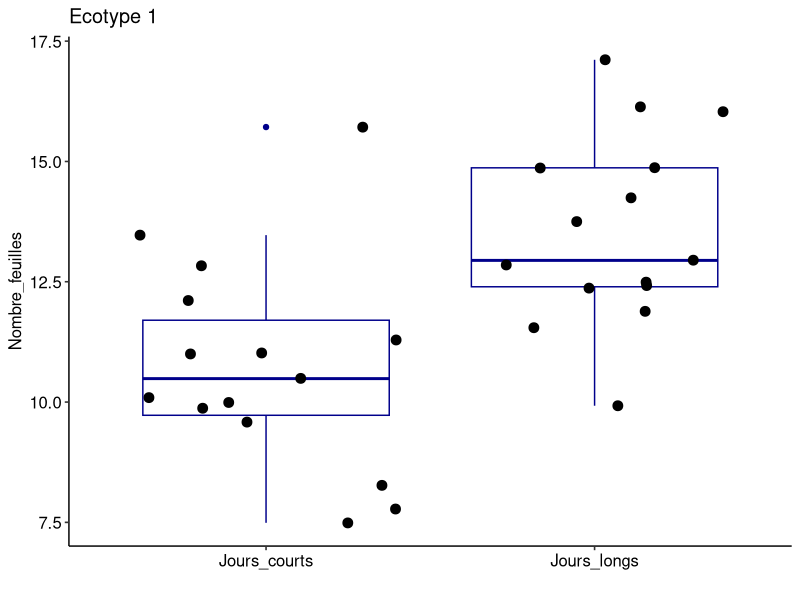
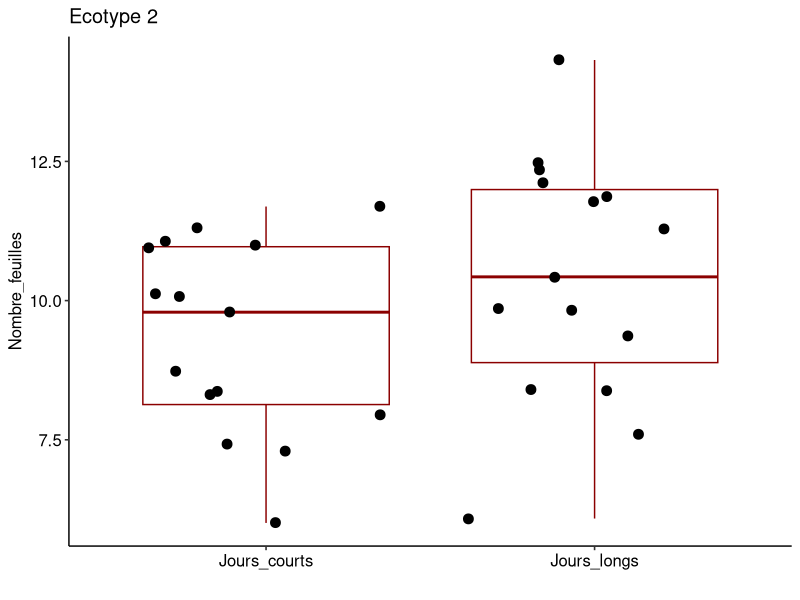
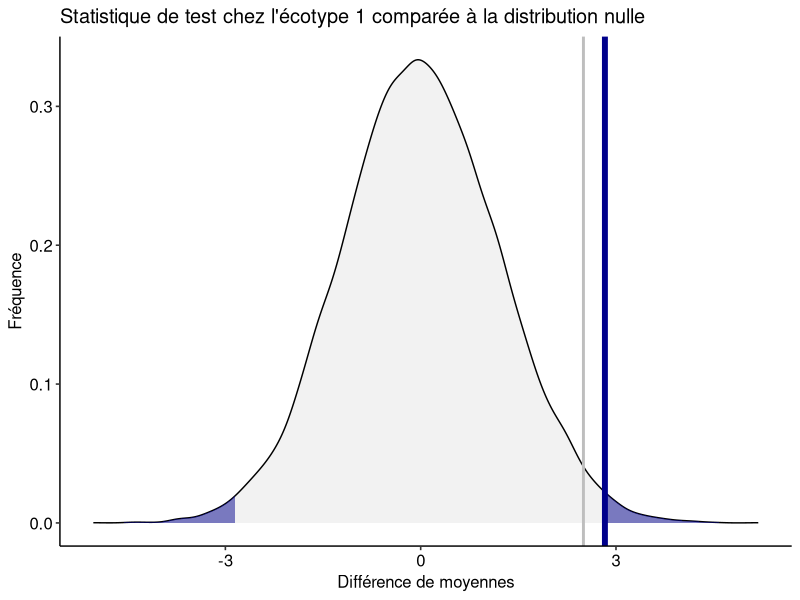
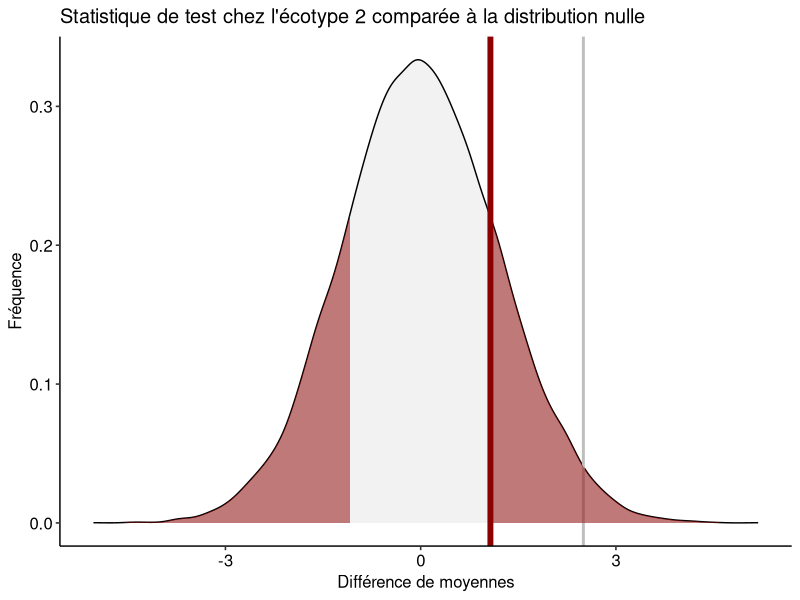
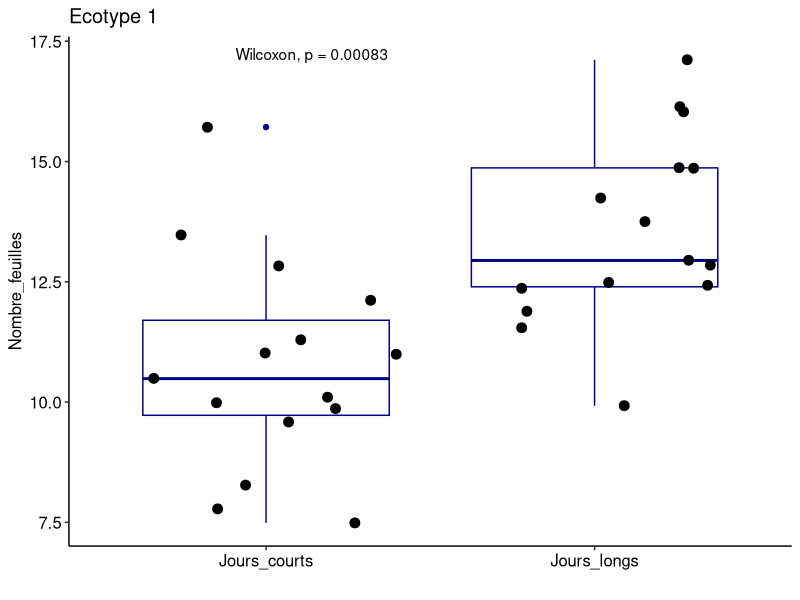
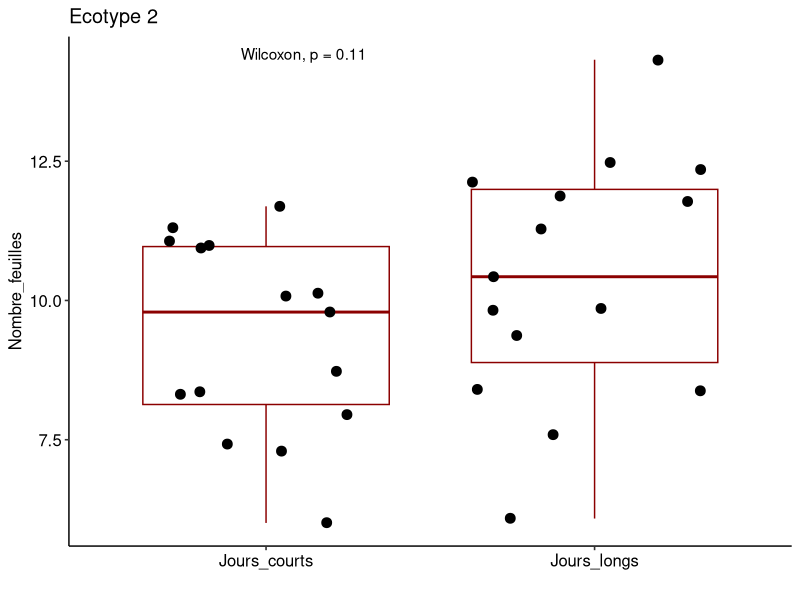
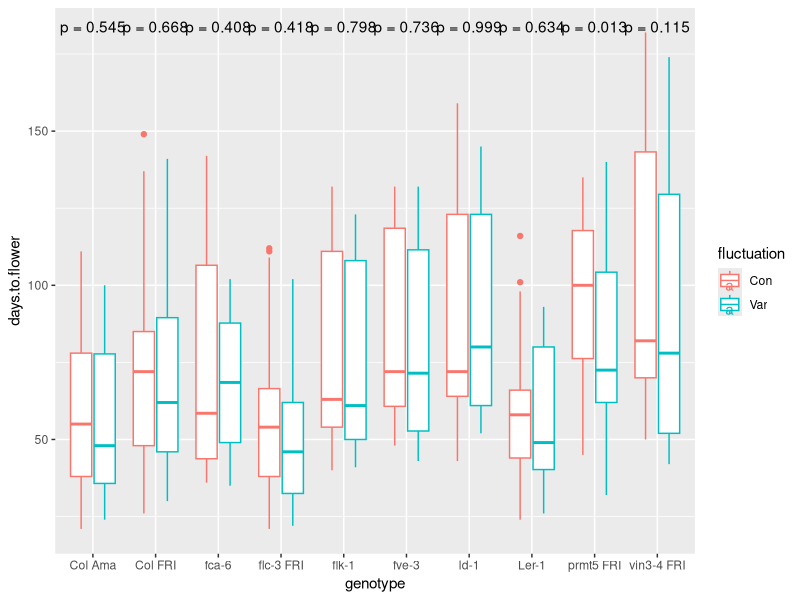
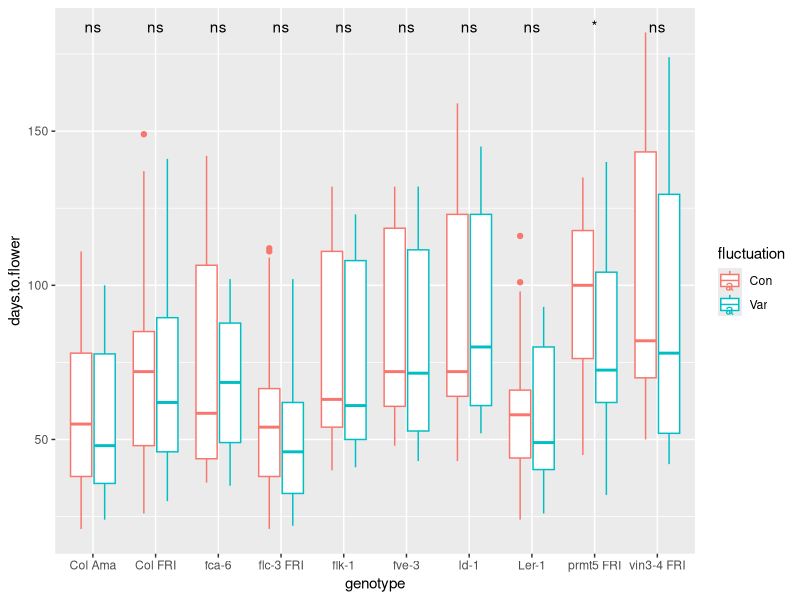

The R script that drew these images, in order:
## ---- chunk 1
knitr::opts_chunk$set(echo = TRUE)
## ---- chunk 2
library(tidyverse)
## ---- chunk 3
expt1 <- read_tsv("../data/burghardt_et_al_2015_expt1.txt")
## ---- chunk 4
library(ggpubr)
## ---- chunk 5
set.seed(116)
N <- 15
biomasse <- data.frame(Jours_courts = rnorm(n = N, mean = 10, sd = 2),
                       Jours_longs = rnorm(n = N, mean = 14, sd = 2)) %>%
  pivot_longer(c(Jours_courts, Jours_longs), names_to = "Traitement", values_to = "Nombre_feuilles")

ggplot(biomasse, aes(x=Traitement, y=Nombre_feuilles)) + 
  geom_boxplot(color="darkblue") + xlab("")+
  geom_jitter(size=3)+theme_pubr() + ggtitle("Ecotype 1")

biomasse_no_effect <- data.frame(Jours_courts = rnorm(n = N, mean = 10, sd = 2),
                       Jours_longs = rnorm(n = N, mean = 10, sd = 2)) %>%
  pivot_longer(c(Jours_courts, Jours_longs), names_to = "Traitement", values_to = "Nombre_feuilles")

ggplot(biomasse_no_effect, aes(x=Traitement, y=Nombre_feuilles)) + 
  geom_boxplot(color="darkred") + 
  geom_jitter(size=3)+xlab("")+
  theme_pubr()+ ggtitle("Ecotype 2")
## ---- chunk 6
observed_effect <- mean(biomasse[biomasse$Traitement=="Jours_longs",]$Nombre_feuilles - biomasse[biomasse$Traitement!="Jours_longs", ]$Nombre_feuilles)
observed_no_effect <- mean(biomasse_no_effect[biomasse_no_effect$Traitement=="Jours_longs",]$Nombre_feuilles - biomasse_no_effect[biomasse_no_effect$Traitement!="Jours_longs", ]$Nombre_feuilles)

h0 <- rnorm(n=20000, mean=0, sd=1.2)
df <- data.frame(h0)

density <- ggplot(data = df, aes(x=h0)) + geom_density(fill="grey", alpha = 0.2) + 
  theme_pubr() + xlab("Différence de moyennes") +ylab("Fréquence") +
  geom_vline(xintercept = observed_effect, color="darkblue", size=2)+ 
  geom_vline(xintercept = 2.5, color="grey", size=1)+ 
  ggtitle("Statistique de test chez l'écotype 1 comparée à la distribution nulle")

d <- ggplot_build(density)$data[[1]]
density + 
  geom_area(data = subset(d, x>observed_effect), aes(x=x, y=y), fill = "darkblue", alpha = 0.5)+
  geom_area(data = subset(d, x< -observed_effect), aes(x=x, y=y), fill = "darkblue", alpha = 0.5)
## ---- chunk 7
density <- ggplot(data = df, aes(x=h0)) + geom_density(fill="grey", alpha = 0.2) + 
  theme_pubr() + xlab("Différence de moyennes") +ylab("Fréquence") +
  geom_vline(xintercept = observed_no_effect, color="darkred", size=2) +
  geom_vline(xintercept = 2.5, color="grey", size=1)+ 
  ggtitle("Statistique de test chez l'écotype 2 comparée à la distribution nulle")

d <- ggplot_build(density)$data[[1]]
density + 
  geom_area(data = subset(d, x>observed_no_effect), aes(x=x, y=y), fill = "darkred", alpha = 0.5)+
  geom_area(data = subset(d, x< -observed_no_effect), aes(x=x, y=y), fill = "darkred", alpha = 0.5)
## ---- chunk 8
ggplot(biomasse, aes(x=Traitement, y=Nombre_feuilles)) + 
  geom_boxplot(color="darkblue") + xlab("")+
  geom_jitter(size=3)+theme_pubr() + stat_compare_means(method = "wilcox.test") + ggtitle("Ecotype 1")

ggplot(biomasse_no_effect, aes(x=Traitement, y=Nombre_feuilles)) + 
  geom_boxplot(color="darkred") + 
  geom_jitter(size=3)+xlab("")+
  theme_pubr() + stat_compare_means(method = "wilcox.test")+ ggtitle("Ecotype 2")
## ---- chunk 9
library(ggpubr)
## ---- chunk 10
ggplot(expt1, aes(genotype, days.to.flower, colour = fluctuation)) +
  geom_boxplot() +
  stat_compare_means(label = "p.format", method="t.test")
## ---- chunk 11
ggplot(expt1, aes(genotype, days.to.flower, colour = fluctuation)) +
  geom_boxplot() +
  stat_compare_means(label = "p.signif", method="t.test")
## ---- chunk 12
ggplot(expt1, aes(genotype, days.to.flower)) +
  geom_boxplot() +
  stat_compare_means(label = "p.format")
## ---- chunk 13
ggplot(expt1, aes(blade.length.mm, rosette.leaf.num)) +
    geom_point()+
  stat_cor()
## ---- chunk 14
ggplot(expt1, aes(blade.length.mm, rosette.leaf.num)) +
    geom_point()+
  stat_cor(method="spearman")
## ---- chunk 15
ggplot(expt1, aes(blade.length.mm, rosette.leaf.num, colour = fluctuation)) +
    geom_point()+
  stat_cor()
## ---- chunk 16
ggplot(expt1, aes(blade.length.mm, rosette.leaf.num, colour = fluctuation)) +
    geom_point()+
  stat_cor() +
  geom_smooth()
## ---- chunk 17
ggplot(expt1, aes(fluctuation, rosette.leaf.num)) +
  geom_violin() 
## ---- chunk 18
ggplot(expt1, aes(days.to.bolt, days.to.flower)) +
    geom_point() 
  
## ---- chunk 19

library(RColorBrewer)

## ---- chunk 20

display.brewer.all()

## ---- chunk 21

display.brewer.all(colorblindFriendly = TRUE)

